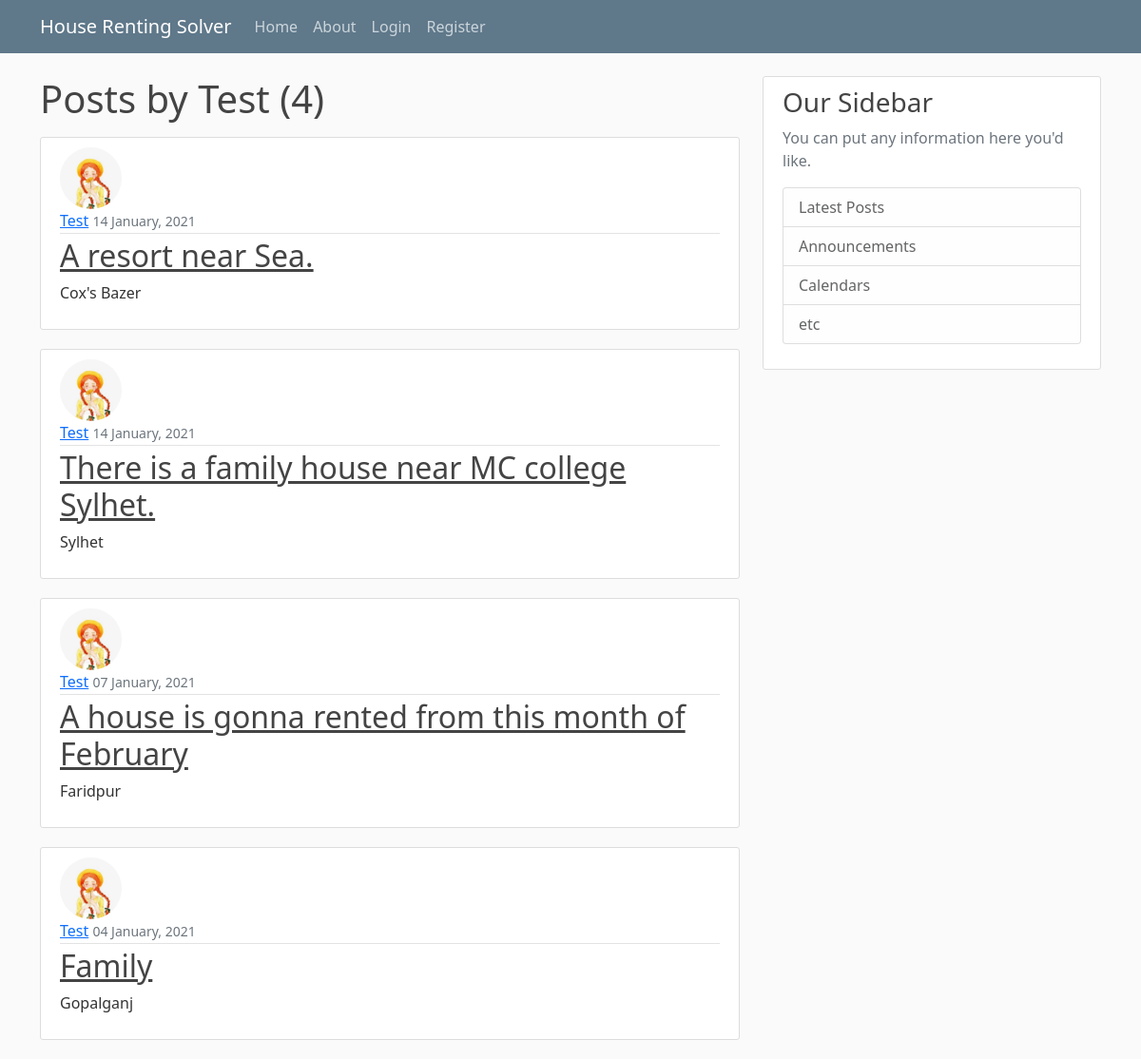
Page /user/Test on the committed database.
### blog/models.py (models this page shows, shortened)
class Post(models.Model):
    location = models.CharField(max_length = 100)
    content = models.TextField()
    date_posted = models.DateTimeField(default = timezone.now)
    owner = models.ForeignKey(User, on_delete= models.CASCADE)

### users/models.py (models this page shows, shortened)
class Profile(models.Model):
    user = models.OneToOneField(User, on_delete = models.CASCADE)
    image = models.ImageField(default='default.jpg', upload_to='profile_pics')

### blog/views.py (the view)
# urls.py: path('user/<str:username>', UserPostListView.as_view(), name='user-posts'),
class UserPostListView(ListView):
    model = Post
    template_name = 'blog/user_posts.html' # <app>/<model>_<viewtype>.html
    context_object_name = 'posts'
    paginate_by = 5
    def get_queryset(self):
        user = get_object_or_404(User, username=self.kwargs.get('username'))
        return Post.objects.filter(owner=user).order_by('-date_posted')

### blog/templates/blog/user_posts.html (shortened to what this page needs)
{% extends "blog/base.html" %}
{% block content %}
    <h1 class="mb-3">Posts by {{view.kwargs.username}} ({{ page_obj.paginator.count}})</h1>
   {% for post in posts %}
   <article class="media content-section">
     <img class="rounded-circle article-img" src="{{ post.owner.profile.image.url}}" >
     <div class="media-body">
       <div class="article-metadata">
             <a class="mr-2" href="{% url 'user-posts' post.owner.username %}">{{ post.owner }}</a>
             <small class="text-muted">{{ post.date_posted | date:"d F, Y" }}</small>
           </div>
           <h2><a class="article-title" href="{% url 'post-detail' post.id %}">{{ post.content }}</a></h2>
           <p class="article-content">{{ post.location }}</p>
         </div>
       </article>
   {% endfor %}
{% endblock content %}

### blog/static/blog/main.css (style rules this page uses)
body { background: #fafafa; color: #333333; margin-top: 5rem; }
h1, h2, h3, h4, h5, h6 { color: #444444; }
.content-section { background: #ffffff; padding: 10px 20px; border: 1px solid #dddddd; border-radius: 3px; margin-bottom: 20px; }
.article-title { color: #444444; }
.article-content { white-space: pre-line; }
.article-img { height: 65px; width: 65px; margin-right: 16px; }
.article-metadata { padding-bottom: 1px; margin-bottom: 4px; border-bottom: 1px solid #e3e3e3 }

### rows in the picture
Post: owner.profile.image (picture), owner "Test", date_posted "14 January, 2021", content "A resort near Sea.", location "Cox's Bazer"
Post: owner.profile.image (picture), owner "Test", date_posted "14 January, 2021", content "There is a family house near MC college Sylhet.", location "Sylhet"
Post: owner.profile.image (picture), owner "Test", date_posted "07 January, 2021", content "A house is gonna rented from this month of February", location "Faridpur"
Post: owner.profile.image (picture), owner "Test", date_posted "04 January, 2021", content "Family", location "Gopalganj"

### other values in the picture
{{ view.kwargs.username }} "Test"
{{ page_obj.paginator.count }} "4"
